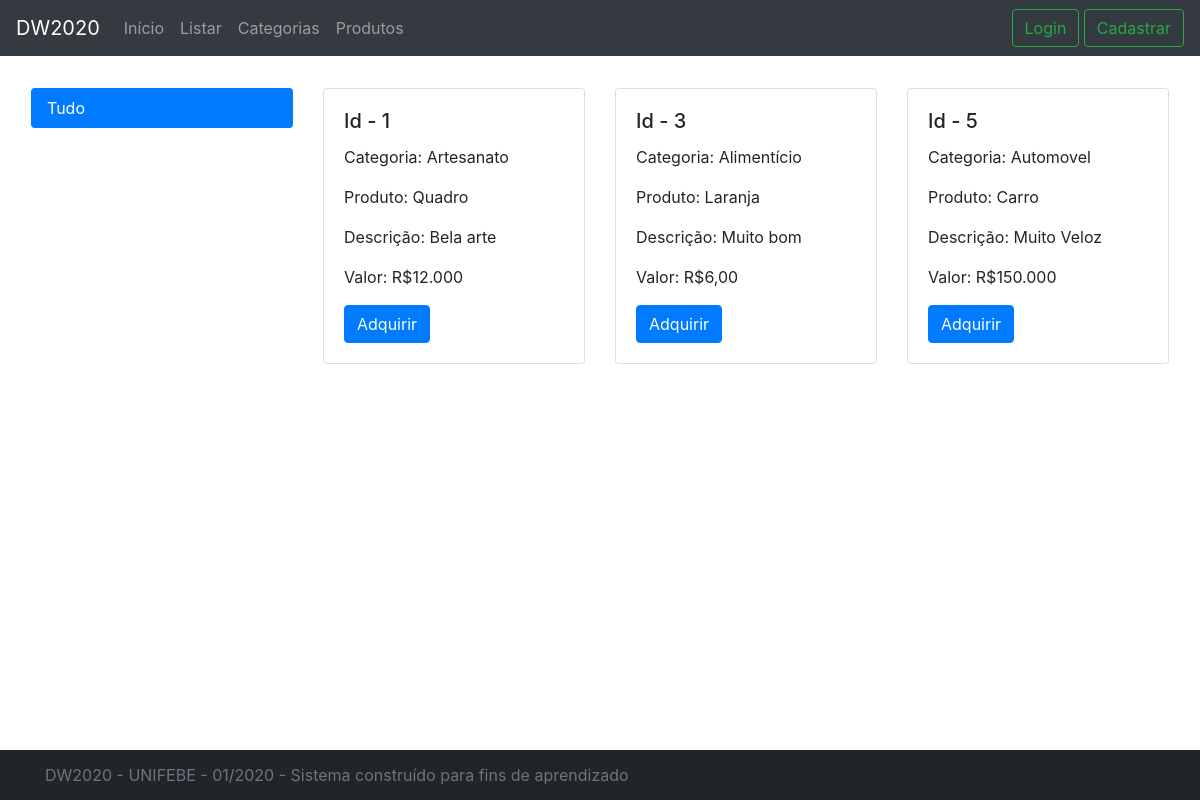
Before: /listar.php with the older database file.
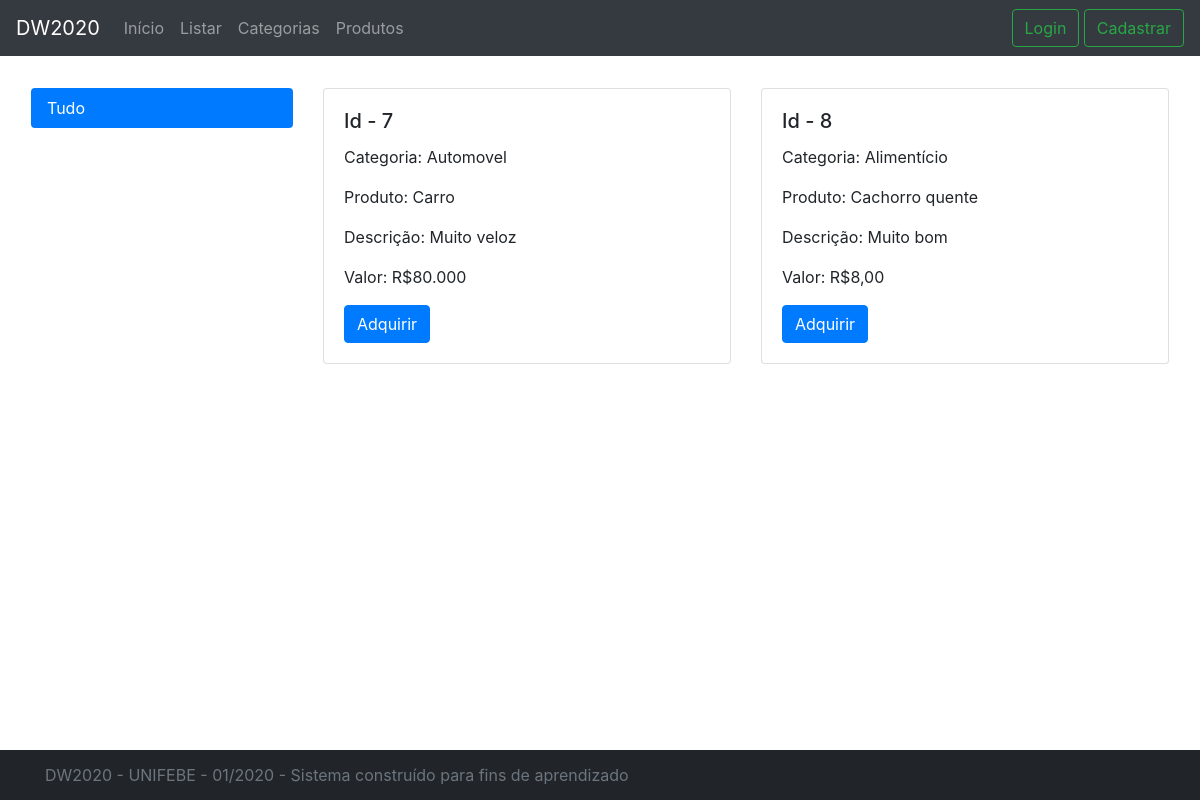
After: the same page with the newer database file.
### tables this page shows
CREATE TABLE "produto" (
	"id"	INTEGER NOT NULL,
	"categoria"	TEXT,
	"nome"	TEXT,
	"preco"	TEXT,
	"descricao"	TEXT,
	"imagem"	TEXT,
	PRIMARY KEY("id" AUTOINCREMENT)
);

### listar.php (the view, shortened to what this page needs)
<?php
$conexao = new PDO('sqlite:dw.db');
$query = "SELECT * FROM produto";
$result = $conexao->query($query);
$result = $result->fetchAll();
?>
<!doctype html>
<html lang="pt-br">
<head>
  <link href="css/bootstrap.css" rel="stylesheet">
  <link href="css/navbar-top-fixed.css" rel="stylesheet">
  <link href="css/sticky-footer.css" rel="stylesheet">
</head>
<body>
  <?php require_once 'nav.php' ?>
  <main role="main" class="container-fluid">
    <div class="row p-3">
      <div class="col-12 col-md-2 col-xl-3">
        <div class="nav flex-column nav-pills" id="v-pills-tab" role="tablist" aria-orientation="vertical">
          <a class="nav-link active" id="v-pills-tudo-tab" data-toggle="pill" href="#v-pills-tudo" role="tab" aria-controls="v-pills-tudo" aria-selected="true">Tudo</a>
        </div>
      </div>
      <div class="col-12 col-md-10 col-xl-9">
        <div class="tab-content" id="v-pills-tabContent">
          <div class="tab-pane fade show active" id="v-pills-tudo" role="tabpanel" aria-labelledby="v-pills-tudo-tab">
            <div class="card-deck">
              <?php
              foreach ($result as $r) {
              ?>
                <div class="card">
                  <div class="card-body">
                    <h5 class="card-title">Id - <?php echo $r['id'] ?> </h5>
                    <p class="card-text text-justify">Categoria: <?php echo $r['categoria'] ?></p>
                    <p class="card-text text-justify">Produto: <?php echo $r['nome'] ?></p>
                    <p class="card-text text-justify">Descrição: <?php echo $r['descricao'] ?></p>
                    <p class="card-text text-justify">Valor: R$<?php echo $r['preco'] ?></p>
                    <a href="detalhe.php" class="btn btn-primary stretched-link">Adquirir</a>
                  </div>
                </div>
              <?php
              }
              ?>
            </div>
          </div>
        </div>
      </div>
    </div>
  </main>
  <?php require_once 'footer.php' ?>
</body>
</html>

Changed rows visible on the page:
removed produto: id "1", categoria "Artesanato", nome "Quadro", descricao "Bela arte", preco "12.000"
removed produto: id "3", categoria "Alimentício", nome "Laranja", descricao "Muito bom", preco "6,00"
removed produto: id "5", categoria "Automovel", nome "Carro", descricao "Muito Veloz", preco "150.000"
added produto: id "7", categoria "Automovel", nome "Carro", descricao "Muito veloz", preco "80.000"
added produto: id "8", categoria "Alimentício", nome "Cachorro quente", descricao "Muito bom", preco "8,00"
